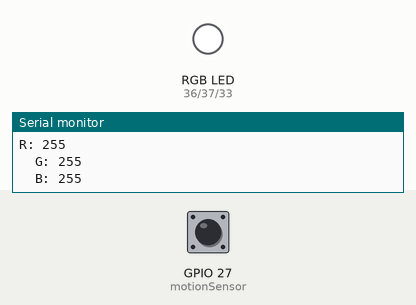
Simulated run of this sketch. Board: ESP32. Shown: an RGB LED mixed from three pins (HIGH = lit), the last lines printed to the serial monitor. The inputs (shaded band) are chosen by the test bench; at power-on: GPIO 27 (motionSensor) HIGH. Dim RGB values are drawn brighter than linear; random numbers use the default seed unless the sketch sets one.

Above: at 1.2 s.
1.3 s: GPIO 27 (motionSensor) driven LOW
At 1.8 s:
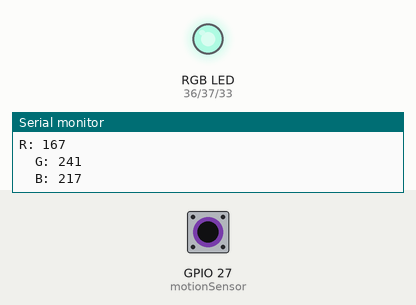
2.8 s: GPIO 27 (motionSensor) driven HIGH
At 3.1 s:
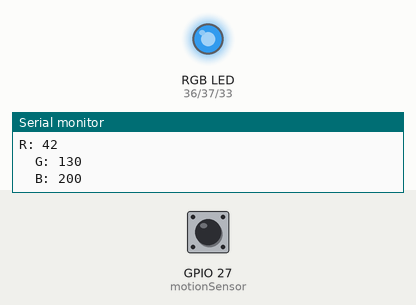
4.3 s: GPIO 27 (motionSensor) driven LOW
At 5.5 s:
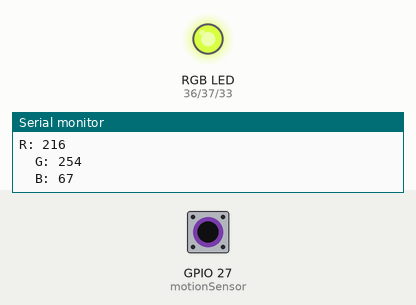
5.8 s: GPIO 27 (motionSensor) driven HIGH
At 6.8 s:
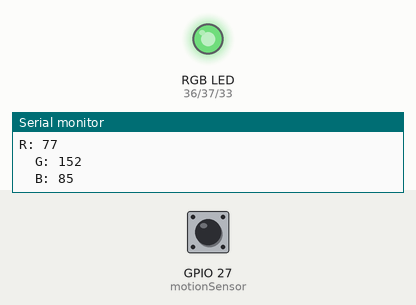
7.3 s: GPIO 27 (motionSensor) driven LOW
At 8.0 s:
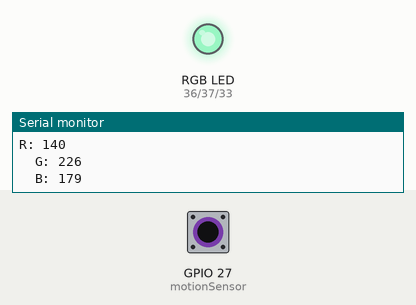
8.8 s: GPIO 27 (motionSensor) pulsed HIGH 2 times (0.12 s each, 0.3 s apart)
Timing chart, 0 to 20.7 s (numbered marks = the images above; inputs shaded):
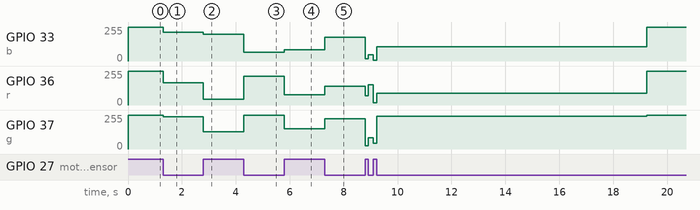

The sketch:

tutorial_07_pir_interrupt.ino
```cpp
/*
  100% Harry Smith 16048438
*/

const int r = A0;
const int g = A1;
const int b = A5;
const int motionSensor = 27;

int red = 256;
int green = 256;
int blue = 256;

#define timeSeconds 10


unsigned long now = millis();
unsigned long lastTrigger = 0;
volatile boolean startTimer = false;

void led_off()
{
  red = 255;
  green = 255;
  blue = 255;
}

void led_random()
{
  red = random(0, 256);
  green = random(0, 256);
  blue = random(0, 256);
}

void led_change()
{
  analogWrite(r, red);
  analogWrite(g, green);
  analogWrite(b, blue);
}

// Checks if motion was detected, and starts a timer
void IRAM_ATTR detectsMovement()
{
  startTimer = true;
  lastTrigger = millis();
  led_random();
  led_change();
}

void setup() {
  // put your setup code here, to run once:
  pinMode (r, OUTPUT);
  pinMode (g, OUTPUT);
  pinMode (b, OUTPUT);
  led_off();
  led_change();
  // TO DO: call the relevant functions to pick an "off" RGB colour and
  //        send the output to their corresponding pins


  // PIR Motion Sensor mode INPUT_PULLUP
  pinMode(motionSensor, INPUT_PULLUP);
  attachInterrupt(motionSensor, detectsMovement, HIGH);

  Serial.begin(9600);
}

void loop() {
  // put your main code here, to run repeatedly:

  // Current time
  now = millis();
  // Turn off the LED after the number of seconds defined in the timeSeconds variable
  if(startTimer && (now - lastTrigger > (timeSeconds * 1000)))
  {
    Serial.println("Motion stopped...");
    startTimer = false;
    led_off();
    led_change();
    // TO DO: call relevant functions to turn off the LED

  }
  // TO DO: turn on the LED with random RGB values for the number of seconds defined

  Serial.print("R: ");
  Serial.print(red);

  Serial.println();

  Serial.print("\tG: ");
  Serial.print(green);

  Serial.println();

  Serial.print("\tB: ");
  Serial.print(blue);

  Serial.println();

  delay(100);
} 
```

Measured:
- after the input at 1.3 s, GPIO 33 (b): 255/255 → 217/255 at once; GPIO 36 (r): 255/255 → 167/255 at once; GPIO 37 (g): 255/255 → 241/255 at once
- after the input at 2.8 s, GPIO 33 (b): 217/255 → 200/255 at once; GPIO 36 (r): 167/255 → 42/255 at once; GPIO 37 (g): 241/255 → 130/255 at once
- after the input at 4.3 s, GPIO 33 (b): 200/255 → 67/255 at once; GPIO 36 (r): 42/255 → 216/255 at once; GPIO 37 (g): 130/255 → 254/255 at once
- after the input at 5.8 s, GPIO 33 (b): 67/255 → 85/255 at once; GPIO 36 (r): 216/255 → 77/255 at once; GPIO 37 (g): 254/255 → 152/255 at once
- after the input at 7.3 s, GPIO 33 (b): 85/255 → 179/255 at once; GPIO 36 (r): 77/255 → 140/255 at once; GPIO 37 (g): 152/255 → 226/255 at once
